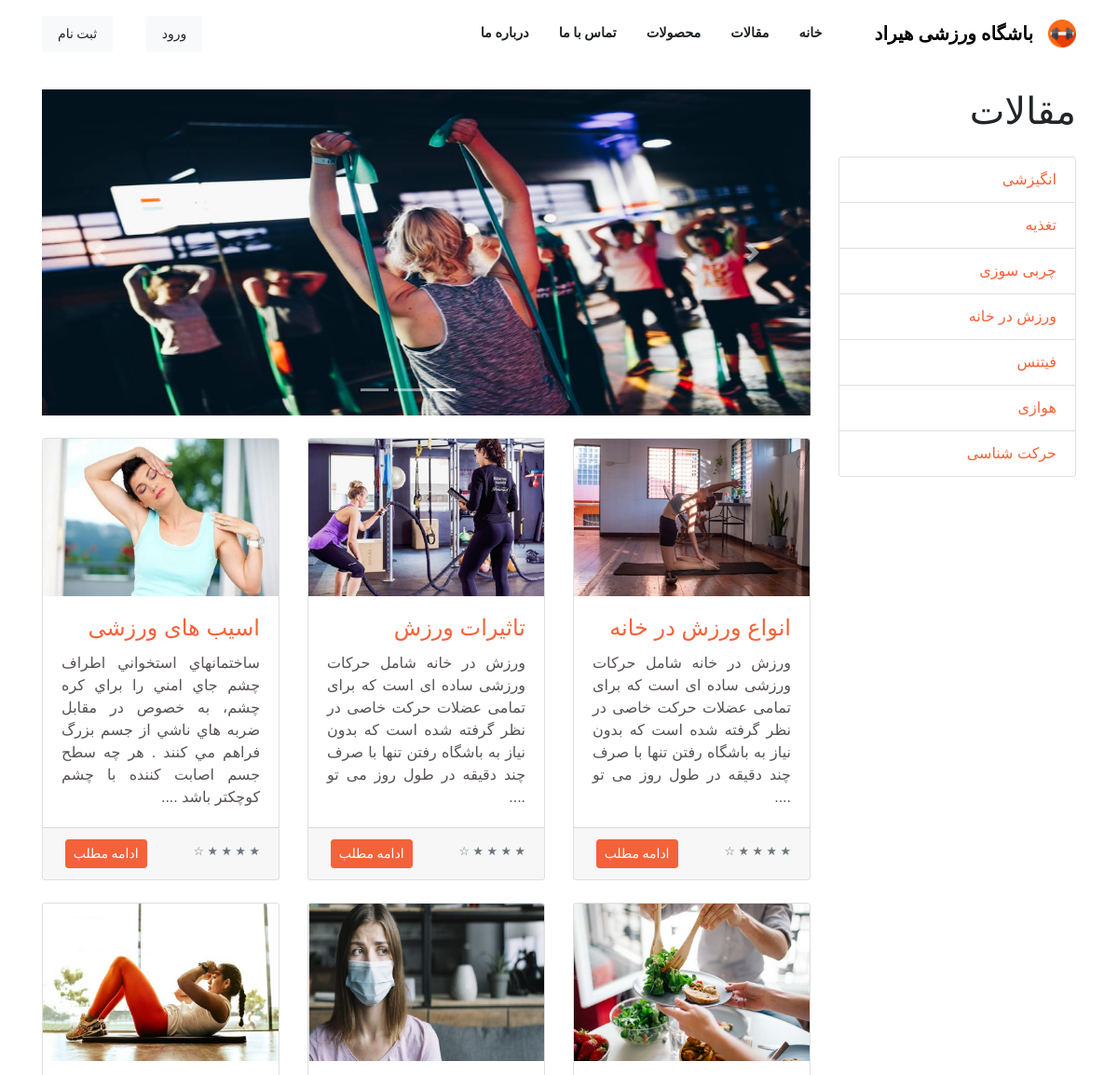
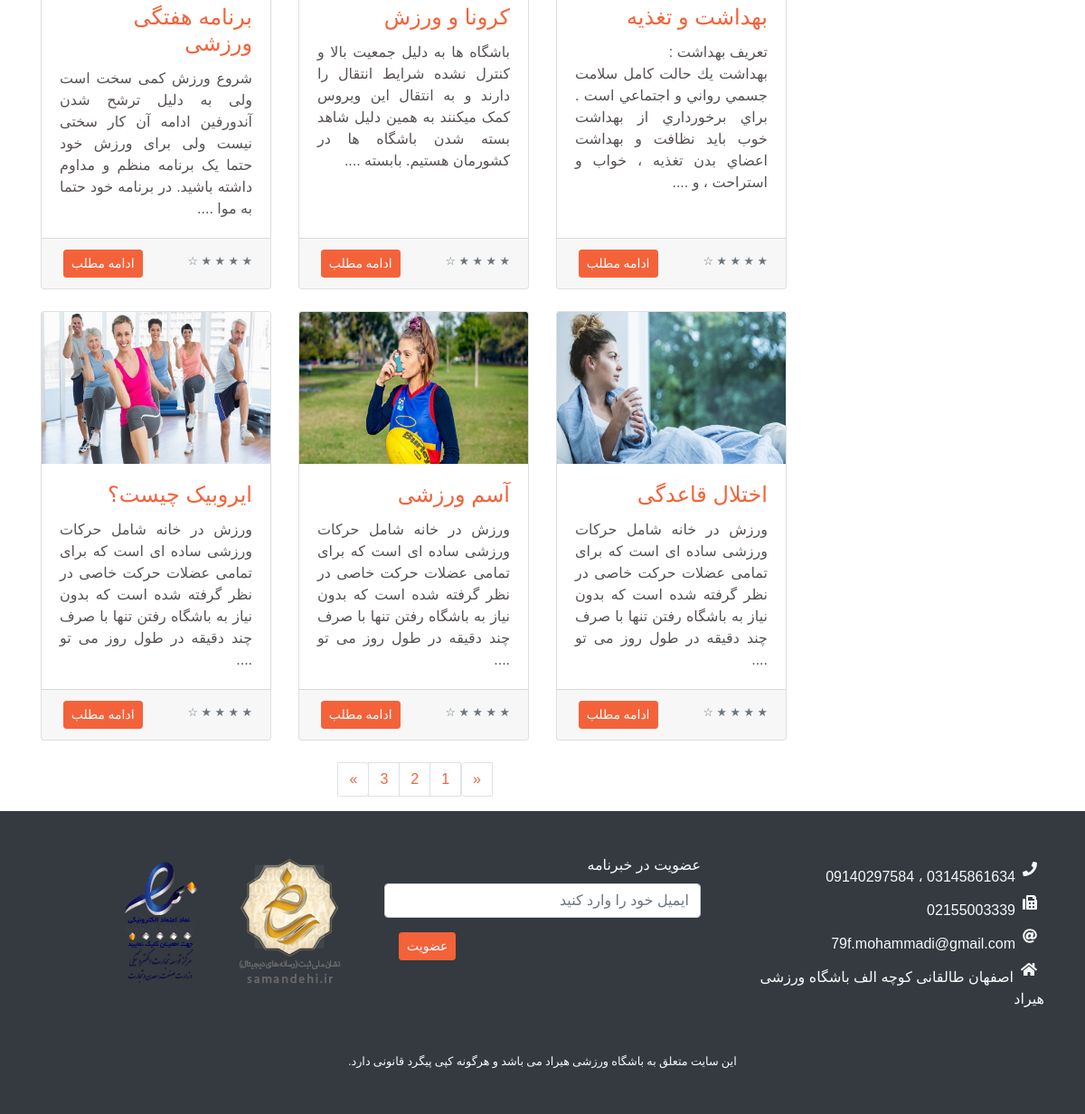
The page /Articles.php on the database its author committed (2 pictures, top to bottom).
### tables this page shows
CREATE TABLE IF NOT EXISTS `article` (
  `art_code` int NOT NULL AUTO_INCREMENT,
  `art_name` varchar(200) NOT NULL,
  `art_image` varchar(250) NOT NULL,
  `art_detail` text NOT NULL,
  `art_star` int NOT NULL,
  `art_category` enum('انگیزشی','تغذیه','چربی سوزی','ورزش درخانه','فیتنس','هوازی','حرکت شناسی') NOT NULL,
  PRIMARY KEY (`art_code`)
);

### Articles.php (the view, shortened to what this page needs)
<?php
include("Header.php");
include("MenuArticleProduct.php");
$link = mysqli_connect("localhost", "root", "", "hirad" , "3308");
$link -> set_charset("utf8");
$query1 = "SELECT * FROM article";
 $result1 = mysqli_query($link, $query1);
?>
<div class="container text-right" >
    <div class="row">
        <div class="col-lg-3">
            <h1 class="my-4" style="font-family: Khandevane">مقالات</h1>
            <div class="list-group">
                <a href="Article.php" class="list-group-item">انگیزشی</a>
                <a href="Article.php" class="list-group-item">تغذیه</a>
                <a href="Article.php" class="list-group-item">چربی سوزی</a>
                <a href="Article.php" class="list-group-item">ورزش در خانه</a>
                <a href="Article.php" class="list-group-item">فیتنس</a>
                <a href="Article.php" class="list-group-item">هوازی</a>
                <a href="Article.php" class="list-group-item">حرکت شناسی</a>
            </div>
        </div>
        <div class="col-lg-9">
            <div id="carouselExampleIndicators" class="carousel slide my-4" data-ride="carousel">
                <ol class="carousel-indicators">
                    <li data-target="#carouselExampleIndicators" data-slide-to="0" class="active"></li>
                    <li data-target="#carouselExampleIndicators" data-slide-to="1"></li>
                    <li data-target="#carouselExampleIndicators" data-slide-to="2"></li>
                </ol>
                <div class="carousel-inner" role="listbox">
                    <div class="carousel-item active">
                        <img class="d-block img-fluid" style="height: 350px;width: 900px" src="assets/img/article/slider/slider1.png" alt="First slide">
                    </div>
                </div>
                <a class="carousel-control-prev" href="#carouselExampleIndicators" role="button" data-slide="prev">
                    <span class="carousel-control-prev-icon" aria-hidden="true"></span>
                </a>
                <a class="carousel-control-next" href="#carouselExampleIndicators" role="button" data-slide="next">
                    <span class="carousel-control-next-icon" aria-hidden="true"></span>
                </a>
            </div>
            <div class="row">
            <?php
            $counterr = 0;
            while ($row1 = mysqli_fetch_array($result1)) {
            $counterr++;
            ?>
                <div class="col-lg-4 col-md-6 mb-4">
                    <div class="card h-100">
                        <a href="article.php?id=<?php echo ($row1['art_code']) ?>">
                        <img class="card-img-top h-100 w-100"
                        src="images/articles/<?php echo ($row1['art_image']) ?>"
                        alt="<?php echo ($row1['art_name']) ?>" title="<?php echo ($row1['art_name']) ?>"></a>
                        <div class="card-body">
                            <h4 class="card-title">
                                <a href="article.php?id=<?php echo ($row1['art_code']) ?>"><?php echo ($row1['art_name']) ?></a>
                            </h4>
                            <p class="card-text text-justify">
                                 <span style="color: #585252">
                                 <?php echo (substr($row1['art_detail'],0,285)) ?> ....
                                 </span>
                            </p>
                        </div>
                        <div class="card-footer">
                            <div class="row text-justify" dir="rtl">
                                <div class="col-md-6 " dir="rtl">
                                    <div class="text-right" dir="rtl">
                                        <small class="text-muted">&#9733; &#9733; &#9733; &#9733; &#9734;</small>
                                    </div>
                                </div>
                                <div class="col-md-6">
                                    <a href="article.php?id=<?php echo ($row1['art_code']) ?>" class="btn btn-primary btn-sm" style="font-family: 'Khandevane';">ادامه مطلب</a>
                                </div>
                            </div>
                        </div>
                    </div>
                </div>
                <?php
                if ($counterr % 3 == 0)
        echo ("</div><div class='row'>");
}
    ?>
</div>
        </div>
    </div>
    <div class="row">
        <div class="col-md-6 flex-fill justify-content-center"></div>
        <div class="col-md-6 flex-fill justify-content-center">
            <nav aria-label="Page navigation example">
                <ul class="pagination">
                    <li class="page-item">
                        <a class="page-link" href="Articles.php" aria-label="Previous">
                            <span aria-hidden="true">&laquo;</span>
                        </a>
                    </li>
                    <li class="page-item"><a class="page-link" href="Articles.php">1</a></li>
                    <li class="page-item"><a class="page-link" href="Articles.php">2</a></li>
                    <li class="page-item"><a class="page-link" href="Articles.php">3</a></li>
                    <li class="page-item">
                        <a class="page-link" href="Articles.php" aria-label="Next">
                            <span aria-hidden="true">&raquo;</span>
                        </a>
                    </li>
                </ul>
            </nav>
        </div>
    </div>
</div>
<?php
include("Footer.php");
?>

### Header.php (shortened to what this page needs)
<!DOCTYPE html>
<html lang="en">
<head>
    <link rel="stylesheet" href="css/bootstrap.css">
    <link href='http://www.fontonline.ir/css/BMitra.css' rel='stylesheet' type='text/css'>
    <link href="css/styles.css" rel="stylesheet" />
    <link rel="stylesheet" href="https://cdnjs.cloudflare.com/ajax/libs/font-awesome/4.7.0/css/font-awesome.min.css">
    <link href="https://cdnjs.cloudflare.com/ajax/libs/magnific-popup.js/1.1.0/magnific-popup.min.css" rel="stylesheet" />
</head>

### MenuArticleProduct.php (shortened to what this page needs)
<body id="page-top" dir="rtl">
<nav class="navbar navbar-expand-lg navbar-light fixed-top py-3 " id="mainNav" style="color: #000000;background-color: #ffffff">
    <div class="container">
        <img src="assets/img/favicon.ico" style="width: 30px; height: 30px;">
        <a class="navbar-brand js-scroll-trigger" href="#page-top" style="font-family: 'Khandevane';color: #000000">باشگاه ورزشی هیراد</a>
        <div class="collapse navbar-collapse" id="navbarResponsive">
            <ul class="navbar-nav ml-auto my-2 my-lg-0">
                <li class="nav-item"><a class="nav-link js-scroll-trigger" href="Index.php" style="font-family: 'Khandevane';color: #1d2124">خانه</a></li>
                <li class="nav-item"><a class="nav-link js-scroll-trigger" href="Articles.php" style="font-family: 'Khandevane';color: #1d2124">مقالات</a></li>
                <li class="nav-item"><a class="nav-link js-scroll-trigger" href="Products.php" style="font-family: 'Khandevane';color: #1d2124">محصولات</a></li>
                <li class="nav-item"><a class="nav-link js-scroll-trigger" href="ContactUs.php" style="font-family: 'Khandevane';color: #1d2124">تماس با ما</a></li>
                <li class="nav-item"><a class="nav-link js-scroll-trigger" href="AboutUs.php" style="font-family: 'Khandevane';color: #1d2124"> درباره ما</a></li>
            </ul>
            <?php
                        if (isset($_SESSION["state_login"]) && $_SESSION["state_login"]===true)
                         {
                    ?>
                    <a class="nav-link js-scroll-trigger btn btn-danger btn-sm" href="Logout.php" style="font-family: 'Khandevane';">خروج</a>
                    <?php
                         }
                        else
                         {
                    ?>
                    <a class="nav-link js-scroll-trigger btn btn-light btn-sm" href="Login.php" style="font-family: 'Khandevane';">ورود</a>
                    <a class="nav-link js-scroll-trigger btn btn-light btn-sm" href="Register.php" style="font-family: 'Khandevane';"> ثبت نام</a>
                    <?php
                         }
                    ?>
        </div>
    </div>
</nav>
<br><br><br>

### Footer.php (shortened to what this page needs)
    <footer class="bg-light py-5 bg-dark">
        <div class="container">
            <div class="row text-justify" dir="rtl">
                <div id="contact" class="col-md-4 mb-5" dir="rtl">
                    <div class="text-right" dir="rtl">
                        <span class="text-right text-light"><a class="fa fa-phone m-2"></a>03145861634 ، 09140297584</span><br>
                        <span class="text-right text-light"><a class="fa fa-fax m-2"></a>02155003339</span><br>
                        <span class="text-right text-light"><a class="fa fa-at m-2"></a>79f.mohammadi@gmail.com</span><br>
                        <span class="text-right text-light"><a class="fa fa-home m-2"></a>اصفهان طالقانی کوچه الف باشگاه ورزشی هیراد</span><br>
                    </div>
                </div>
                <div class="col-md-4 mb-5">
                    <form>
                        <div class="form-group ">
                            <label class="text-light" for="exampleInputEmail1">عضویت در خبرنامه</label>
                            <input type="email" class="form-control" id="exampleInputEmail1" placeholder="ایمیل خود را وارد کنید">
                            <div class="text-left m-3" dir="rtl">
                                <a href="" class="btn btn-primary btn-sm" style="font-family: 'Khandevane';">عضویت</a>
                            </div>
                        </div>
                    </form>
                </div>
                <div class="col-md-4 mb-5">
                    <img src="assets/img/logo-samandehi.png" alt="نشان ملی ثبت">
                    <img src="assets/img/logo.png" alt="نماد اعتبار الکترونیکی">
                </div>
            </div>
        </div>
        <div class="small text-center text-light" style="font-family: 'Khandevane';">
            این سایت متعلق به باشگاه ورزشی هیراد می باشد و هرگونه کپی پیگرد قانونی دارد.
        </div>
    </footer>
</body>
</html>

### Header.php (style rules this page uses)
* { font-family: 'Khandevane', 'BMitra', Sans-Serif; }

### rows shown on the page
article: art_image (picture), art_name "انواع ورزش در خانه", art_detail "ورزش در خانه شامل حرکات ورزشی ساده ای است که برای تمامی عضلات حرکت خاصی در نظر گرفته شده است که بدون نیاز به باشگاه رفتن تنها با صرف چند دقیقه در طول روز می تو"
article: art_image (picture), art_name "تاثیرات ورزش", art_detail "ورزش در خانه شامل حرکات ورزشی ساده ای است که برای تمامی عضلات حرکت خاصی در نظر گرفته شده است که بدون نیاز به باشگاه رفتن تنها با صرف چند دقیقه در طول روز می تو"
article: art_image (picture), art_name "اسیب های ورزشی", art_detail "ساختمانهاي استخواني اطراف چشم جاي امني را براي کره چشم، به خصوص در مقابل ضربه هاي ناشي از جسم بزرگ فراهم مي کنند . هر چه سطح جسم اصابت کننده با چشم کوچکتر باشد"
article: art_image (picture), art_name "بهداشت و تغذیه", art_detail "تعريف بهداشت : بهداشت يك حالت كامل سلامت جسمي رواني و اجتماعي است . براي برخورداري از بهداشت خوب بايد نظافت و بهداشت اعضاي بدن تغذيه ، خواب و استراحت ، و"
article: art_image (picture), art_name "کرونا و ورزش", art_detail "باشگاه ها به دلیل جمعیت بالا و کنترل نشده شرایط انتقال را دارند و به انتقال این ویروس کمک میکنند به همین دلیل شاهد بسته شدن باشگاه ها در کشورمان هستیم. بابسته"
article: art_image (picture), art_name "برنامه هفتگی ورزشی", art_detail "شروع ورزش كمی سخت است ولی به دلیل ترشح شدن آندورفین ادامه آن کار سختی نیست ولی برای ورزش خود حتما یک برنامه منظم و مداوم داشته باشید. در برنامه خود حتما به موا"
article: art_image (picture), art_name "اختلال قاعدگی", art_detail "ورزش در خانه شامل حرکات ورزشی ساده ای است که برای تمامی عضلات حرکت خاصی در نظر گرفته شده است که بدون نیاز به باشگاه رفتن تنها با صرف چند دقیقه در طول روز می تو"
article: art_image (picture), art_name "آسم ورزشی", art_detail "ورزش در خانه شامل حرکات ورزشی ساده ای است که برای تمامی عضلات حرکت خاصی در نظر گرفته شده است که بدون نیاز به باشگاه رفتن تنها با صرف چند دقیقه در طول روز می تو"
article: art_image (picture), art_name "ایروبیک چیست؟", art_detail "ورزش در خانه شامل حرکات ورزشی ساده ای است که برای تمامی عضلات حرکت خاصی در نظر گرفته شده است که بدون نیاز به باشگاه رفتن تنها با صرف چند دقیقه در طول روز می تو"
